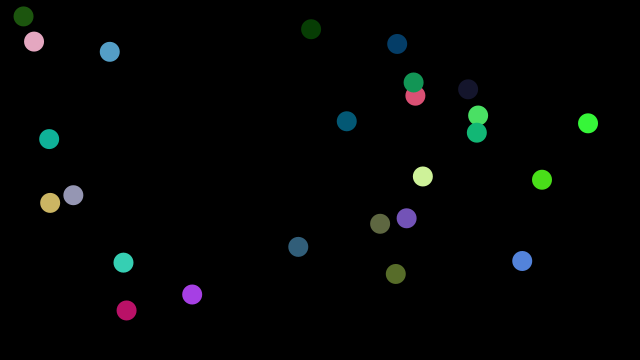
Frame 1 (no input)
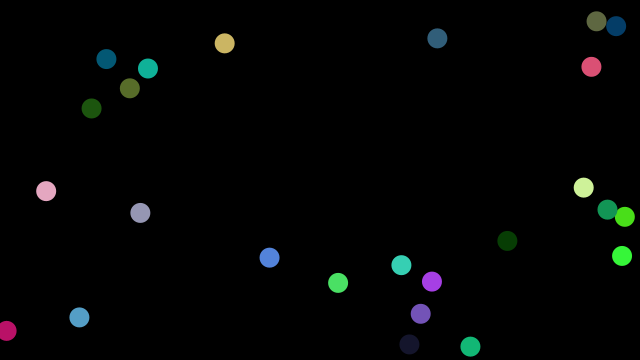
Frame 60 (the mouse pressed at the canvas centre just before this capture)
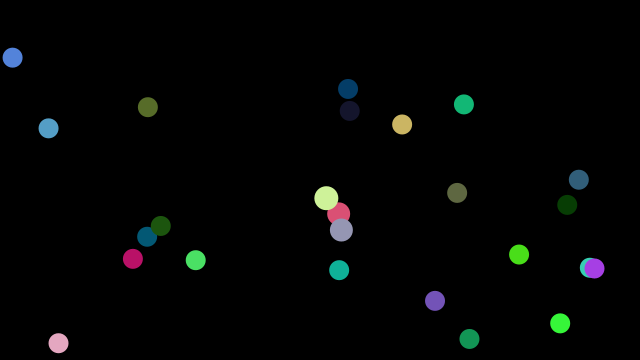
Frame 120 (the mouse held since frame 60 and released just before this capture)

The Processing sketch that drew these frames (run headless with seeded random() and noise(); from frame 60 on, the mouse is pressed at the canvas centre):

// Processing sketch: Chain_Reaction
// ── Chain_Reaction.pde
Ball[] _balls;
boolean chainReaction;

void setup() {
 size(640, 360);
 noStroke();
 frameRate(30);
 chainReaction = false;
 _balls = new Ball[25];
 for (int x = 0; x < _balls.length; x++) {
  _balls[x] = new Ball();   
 }
}

void draw() {
  background(0);
  for (Ball b: _balls) {
    b.move();
    b.display();   
  }
  if(mousePressed){
    for(Ball b: _balls){
      if(dist(mouseX, mouseY, b.x, b.y) <= b.r){
        chainReaction = true;
        b.grow = true;
      }//end of if
    }//end of for
  }//end of mousePressed if
  if(chainReaction){
    for(Ball b: _balls){
      if(b.grow || b.shrink){
        for(Ball c : _balls){
          if(dist(c.x, c.y, b.x, b.y) <= (c.r + b.r)/2 && (!c.shrink &&!c.grow)){c.grow = true;}
        }//end of for
      }//end of if
      b.growAndShrink();
    }//end of for
  }//end of chainReaction if
}

// ── Ball.pde
class Ball{ 
  
    public int r  ;
    public float x;
    public float y ;
    public float dx ;
    public float dy;
    public color c;
    public boolean grow;
    public boolean shrink;
    public boolean dead;
  
  Ball(){
    r = 20; 
    x = random((width - r - 10) + r/2) + 10;
    y = random((height - r - 10) + r/2) + 10;
    dx = random(10) - 5;
    dy = random(10) - 5;
    c = color((int) random(255), (int) random(255), (int) random(255));
    grow = false;
    dead = false;
    shrink = false;
  }
  
  void display(){
    fill(c);
    ellipse(x,y,r,r);
  }
  
  void move(){
    if(dead || grow || shrink){return;}//stops moving
    if(abs(x-width) <= 5 || abs(x) <= 5){
      dx = -dx;
    }
    if(abs(y-height) <= 5 || abs(y) <= 5){
      dy = -dy;
    }
    x += dx;
    y += dy;
  }
  
  void growAndShrink(){
    if(dead){return;}
    if(grow){
      if(r < 60){
        r += 1;
      }
      else{grow = false; shrink = true;}
    }//end of grow if
    else if(shrink){
      if(r > 0){
        r -= 1;
      }
      else{shrink = false; dead = true; x = width + 20; y= height + 20;}//Ball persumed dead
    }//end of shrink else if
  }
}
